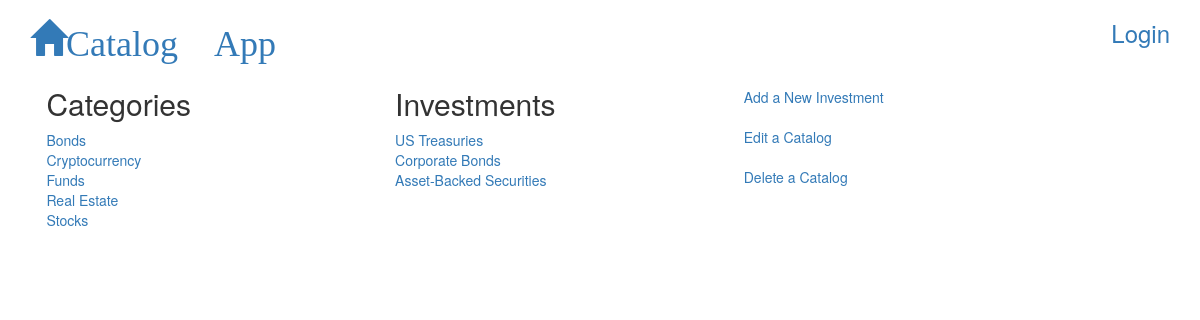
Screenshot of /catalog/2/investment/ with the database file from the repository.
### database_setup.py (models this page shows, shortened)
class Catalog(Base):
  __tablename__ = 'catalog'
  id = Column(Integer, primary_key=True)
  name = Column(String(250), nullable=False)
  user_id = Column(Integer,ForeignKey('user.id'))
  user = relationship(User)

class Investment(Base):
  __tablename__ = 'investment'
  name =Column(String(80), nullable = False)
  id = Column(Integer, primary_key = True)
  description = Column(String(250))
  price = Column(String(8))
  catalog_id = Column(Integer,ForeignKey('catalog.id'))
  catalog = relationship(Catalog)
  user_id = Column(Integer,ForeignKey('user.id'))
  user = relationship(User)
  createDate = Column(DateTime, default=datetime.datetime.utcnow)

### project.py (the view)
@app.route('/catalog/<int:catalog_id>/')
@app.route('/catalog/<int:catalog_id>/investment/')
def showInvestments(catalog_id):
	catalog = session.query(Catalog).order_by(asc(Catalog.name))
	thisCatalog = session.query(Catalog).filter_by(id=catalog_id).one()
	investments = session.query(Investment).filter_by(catalog_id=catalog_id).all()
	return render_template('investment.html', investments=investments, catalog=catalog, thisCatalog=thisCatalog)

### templates/investment.html
{% extends "main.html" %}
{% block content %}
{% include "header.html" %}
	<body>
			<div class="container">
				<section>
					<h2>Categories</h2>
						{% for cata in catalog %}
						<div>
							<a href = "{{url_for('showInvestments', catalog_id=cata.id)}}">{{cata.name}}</a>
						</div>
						{% endfor %}
				</section>
				<section>
					<h2>Investments</h2>
					{% for investment in investments %}
						<div>
							<a href = "{{url_for('showInvestmentDetails', catalog_id=thisCatalog.id, investment_id=investment.id)}}">{{investment.name}}</a>
						</div>
					{% endfor %}
				</section>
				<section>
					<br>
					<a href="{{url_for('newInvestment', catalog_id=thisCatalog.id)}}">Add a New Investment</a>
					<br><br>
					<a href="{{url_for('editCatalog', catalog_id=thisCatalog.id)}}">Edit a Catalog</a>
					<br><br>
					<a href="{{url_for('deleteCatalog', catalog_id=thisCatalog.id)}}">Delete a Catalog</a>
				</section>
			</div>
	</body>
{% endblock %}

### static/style.css (style rules this page uses)
section { display: inline-block; margin: 0.1em; width: 30%; vertical-align: top; }

### rows the page displays
Catalog: name "Bonds"
Catalog: name "Cryptocurrency"
Catalog: name "Funds"
Catalog: name "Real Estate"
Catalog: name "Stocks"
Investment: name "US Treasuries"
Investment: name "Corporate Bonds"
Investment: name "Asset-Backed Securities"
